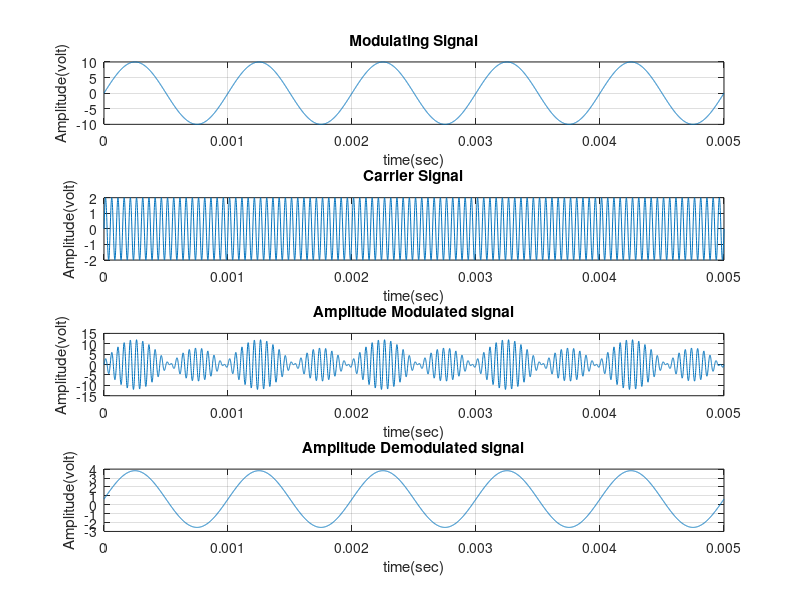

The MATLAB source for this figure:
%>>>>>>>>>>>>>>>>>>>> AM Modulation Experiment<<<<<<<<<<<<<<<<<<<<<<<<<<
clc;
close all;
clear all;
%XXXXXXXXXXXXXXXXXXX Define AM modulation Index XXXXXXXXXXXXXXXXXXX
disp(' example: m=1 means 100% modulation');
%m=input(' Enter the value of modulation index (m) = ');
m = input('Enter modulation index(m):'); 
if (m<0)     error('Value of m must lie between 0 and inf')
elseif ((0<m) && (m<1))  disp('Under Modulation');
elseif (m>1) disp ('Over Modulation');
elseif (m==1) disp ('Exact or 100% Modulation');
    end 

%XXXXXXXXXXXXXXXX modulating signal generation XXXXXXXXXXXXXXXXXXXXXXXXXX
Am=10; 
fm=1000;
Tm=1/fm; 
t=0:Tm/1000:5*Tm; 
ym=Am*sin(2*pi*fm*t); % Eqation of modulating signal
figure(1)
subplot(4,1,1);
plot(t,ym), grid on;
title ( ' Modulating Signal ');
xlabel ( ' time(sec) ');
ylabel (' Amplitude(volt) ');
%XXXXXXXXXXXXXXXX carrier signal generation XXXXXXXXXXXXXXXXXXXXXXXXXX
Ac=Am/m;
fc=fm*20;
Tc=1/fc;
yc=Ac*sin(2*pi*fc*t);
subplot(4,1,2);
plot(t,yc), grid on;
title ( ' Carrier Signal ');
xlabel ( ' time(sec) ');
ylabel (' Amplitude(volt) ');
%XXXXXXXXXXXXXXXXXXXXXXXXX AM Modulation XXXXXXXXXXXXXXXXXXXXXXXXXXXXX
y=Ac*(1+m*sin(2*pi*fm*t)).*sin(2*pi*fc*t);
subplot(4,1,3);
plot(t,y);
title ( ' Amplitude Modulated signal ');
xlabel ( ' time(sec) ');
ylabel (' Amplitude(volt) ');
grid on;
%XXXXXXXXXXXXXXXXXXXXXXXX AM Demodulation XXXXXXXXXXXXXXXXXXXXXXXXXXXXX
d=(1/pi)*(Ac+ym);%using envelope detector
subplot(4,1,4);
plot(t,d);
title ( ' Amplitude Demodulated signal ');
xlabel ( ' time(sec) ');
ylabel (' Amplitude(volt) ');
grid on;
%>>>>>>>>>> end of program <<<<<<<<<<<